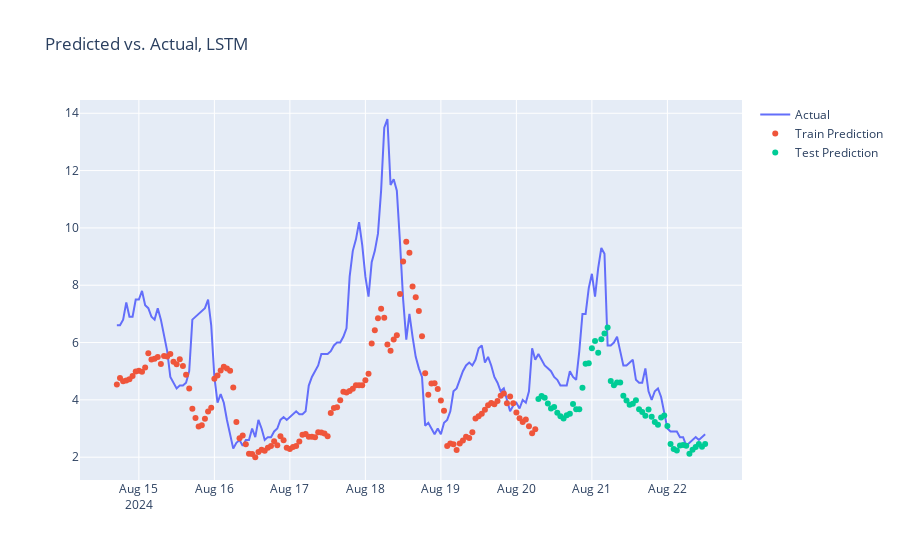

Write notebook code for a chart like this one.
### Code cell
series_name = '1064'
model_type = 'LSTM'

plot_results(eval_df, series_name, model_type)
